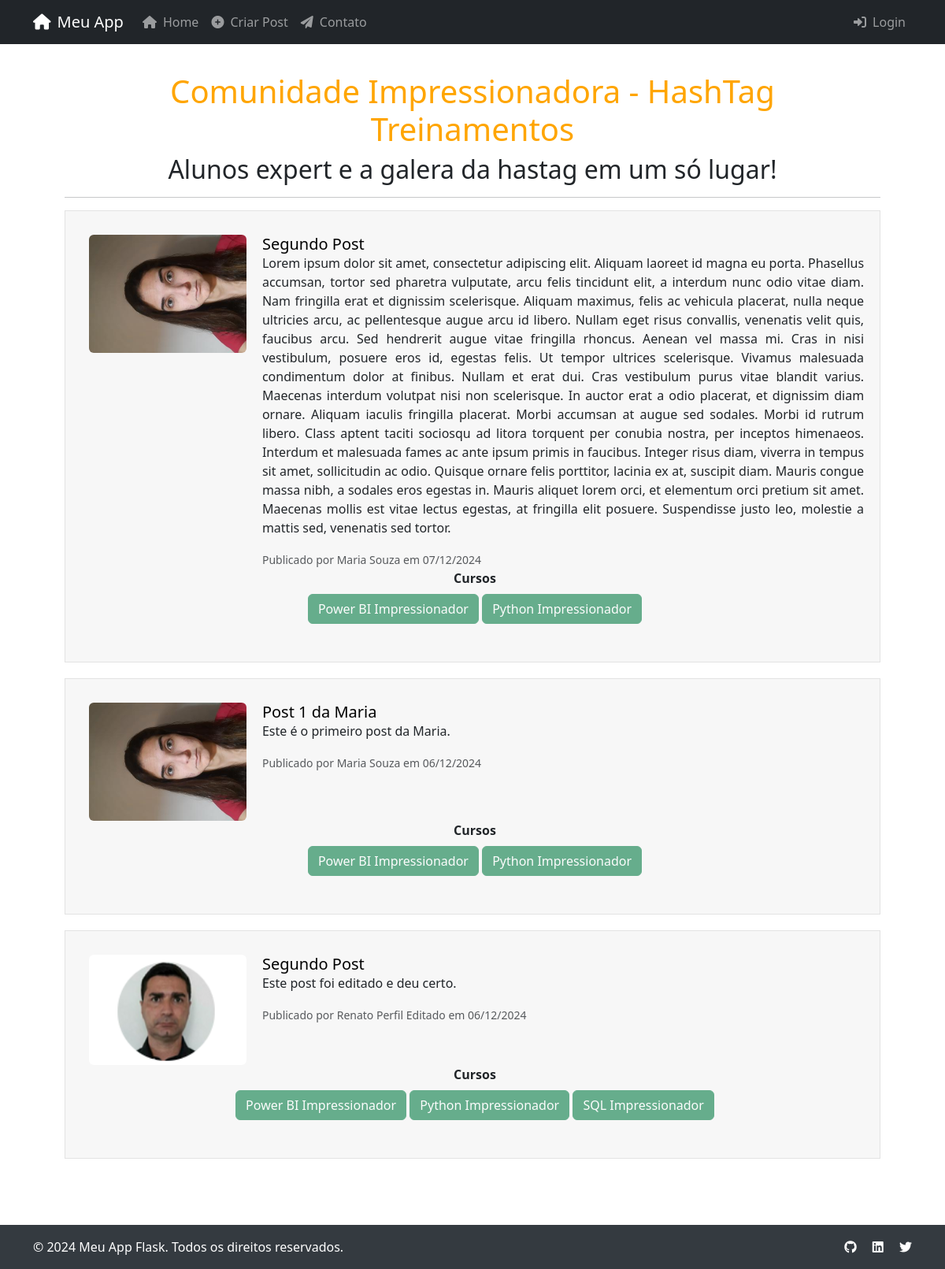
The page / on the database its author committed.
### comunidadeimpressionadora/models.py (models this page shows, shortened)
class Post(database.Model):
    id = database.Column(database.Integer, primary_key=True)
    titulo = database.Column(database.String(100), nullable=False)
    corpo = database.Column(database.Text, nullable=False)
    data_criacao = database.Column(database.DateTime, nullable=False, default=datetime.utcnow)
    id_usuario = database.Column(database.Integer, database.ForeignKey('usuario.id'), nullable=False)

class Usuario(database.Model, UserMixin ):
    id = database.Column(database.Integer, primary_key=True)
    nome = database.Column(database.String(30), nullable=False)
    email = database.Column(database.String(40), unique=True, nullable=False)
    senha = database.Column(database.String(60), nullable=False)
    foto_perfil = database.Column(database.String(20), nullable=False, default='default.jpg')
    cursos = database.Column(database.String(100), nullable=False, default='Não Informado')
    posts = database.relationship('Post', backref='autor', lazy=True)

### comunidadeimpressionadora/routes.py (the view)
@app.route('/')
def home():
    todos_posts = Post.query.order_by(Post.data_criacao.desc()).all()  # Obtém todos os posts em ordem decrescente pela data de criação
    return render_template('home.html', posts=todos_posts)

### comunidadeimpressionadora/templates/home.html (shortened to what this page needs)
{% extends "base.html" %}
{% block content %}
    <div class="container" style="width: 95%; margin: auto;">
        <h1 style="color: orange; text-align: center;">Comunidade Impressionadora - HashTag Treinamentos</h1>
        <h2 style="text-align: center;">Alunos expert e a galera da hastag em um só lugar!</h2>
        <hr>
    {% for post in posts %}
        <div style="padding-top:30px; padding-left:30px; background-color: #f7f7f7; border: 1px solid #e3e3e3; margin-bottom: 20px;">
            <div class="row">
                <div style="display: flex; align-items: start;">
                    <img src="{{ url_for('static', filename='fotos_perfil/{}'.format(post.autor.foto_perfil)) }}" class="rounded" width="200">
                    <div style="padding-left: 20px; padding-right: 20px;">
                        <a href="{{ url_for('exibir_post', post_id=post.id) }}" style="text-decoration: none; color: black;">
                            <h5 class="card-title">{{ post.titulo }}</h5>
                        </a>
                        <p class="card-text" style="text-align: justify;">{{ post.corpo }}</p>
                        <p class="card-text"><small class="text-muted">Publicado por {{ post.autor.nome }} em {{ post.data_criacao.strftime('%d/%m/%Y') }}</small></p>
                    </div>
                </div>
                <div class="row justify-content-center mb-5">
                    <div class="col col" style="text-align: center">
                        <strong>Cursos</strong><br>
                        {% for curso in post.autor.cursos.split(';') %}
                            <button type="button" class="btn btn-success mt-2" disabled>
                                {{ curso.strip() }}
                            </button>
                        {% endfor %}
                    </div>
                </div>
            </div>
        </div>
    {% endfor %}
    </div>
{% endblock %}

### comunidadeimpressionadora/templates/base.html (shortened to what this page needs)
<!DOCTYPE html>
<html lang="pt-BR">
<head>
    <link href="https://cdn.jsdelivr.net/npm/bootstrap@5.3.0/dist/css/bootstrap.min.css" rel="stylesheet">
    <link rel="stylesheet" href="https://cdnjs.cloudflare.com/ajax/libs/font-awesome/6.0.0/css/all.min.css">
    <link rel="stylesheet" type="text/css" href="{{ url_for('static', filename='main.css') }}">
</head>
<body>
    <header>
        {% include 'nav.html' %}
    </header>
    <main>
        <div class="container">
            <div class="row justify-content-center">
                <div class="col-12">
                    {% block content %}{% endblock %}
                </div>
            </div>
        </div>
    </main>
    <footer class="footer py-3">
        <div class="container">
            <div class="row">
                <div class="col-md-6 text-center text-md-start">
                    <span>&copy; 2024 Meu App Flask. Todos os direitos reservados.</span>
                </div>
                <div class="col-md-6 text-center text-md-end">
                    <a href="#" class="text-white me-3" aria-label="GitHub"><i class="fab fa-github"></i></a>
                    <a href="#" class="text-white me-3" aria-label="LinkedIn"><i class="fab fa-linkedin"></i></a>
                    <a href="#" class="text-white" aria-label="Twitter"><i class="fab fa-twitter"></i></a>
                </div>
            </div>
        </div>
    </footer>
</body>
</html>

### comunidadeimpressionadora/templates/nav.html (shortened to what this page needs)
<nav class="navbar navbar-expand-lg navbar-dark bg-dark">
    <div class="container">
        <a class="navbar-brand" href="{{ url_for('home') }}">
            <i class="fas fa-home me-2"></i>Meu App
        </a>
        <div class="collapse navbar-collapse" id="navbarNav">
            <ul class="navbar-nav me-auto">
                {% if current_user.is_authenticated %}
                    <li class="nav-item">
                        <a class="nav-link" href="{{ url_for('home') }}">
                            <i class="fas fa-home me-2"></i>Home
                        </a>
                    </li>
                    <li class="nav-item">
                        <a class="nav-link" href="{{ url_for('criar_post') }}">
                            <i class="fas fa-plus-circle me-2"></i>Criar Post
                        </a>
                    </li>
                    <li class="nav-item">
                        <a class="nav-link" href="{{ url_for('perfil') }}">
                            <i class="fas fa-user me-2"></i>Perfil
                        </a>
                    </li>
                    <li class="nav-item">
                        <a class="nav-link" href="{{ url_for('usuarios') }}">
                            <i class="fas fa-users me-2"></i>Usuários
                        </a>
                    </li>
                    <li class="nav-item"></li>
                    <a class="nav-link" href="{{ url_for('contato') }}">
                        <i class="fas fa-paper-plane me-2"></i>Contato
                    </a>
                </li>
                {% else %}
                    <li class="nav-item">
                        <a class="nav-link" href="{{ url_for('home') }}">
                            <i class="fas fa-home me-2"></i>Home
                        </a>
                    </li>
                    <li class="nav-item">
                        <a class="nav-link" href="{{ url_for('criar_post') }}">
                            <i class="fas fa-plus-circle me-2"></i>Criar Post
                        </a>
                    </li>
                        <a class="nav-link" href="{{ url_for('contato') }}">
                            <i class="fas fa-paper-plane me-2"></i>Contato
                        </a>
                {% endif %}
            </ul>
            <ul class="navbar-nav">
                {% if current_user.is_authenticated %}
                    <li class="nav-item">
                        <a class="nav-link" href="{{ url_for('sair') }}">
                            <i class="fas fa-sign-out-alt me-2"></i>Sair
                        </a>
                    </li>
                {% else %}
                    <li class="nav-item">
                        <a class="nav-link" href="{{ url_for('login') }}">
                            <i class="fas fa-sign-in-alt me-2"></i>Login
                        </a>
                    </li>
                {% endif %}
            </ul>
        </div>
    </div>
</nav>

### comunidadeimpressionadora/templates/base.html (style rules this page uses)
body { min-height: 100vh; display: flex; flex-direction: column; }
main { flex: 1; display: flex; align-items: center; justify-content: center; margin-bottom: 100px; padding: 20px; }
.footer { position: fixed; bottom: 0; width: 100%; background-color: #343a40; color: white; z-index: 1000; }

### rows shown on the page
Post: foto_perfil (picture), titulo "Segundo Post", corpo "Lorem ipsum dolor sit amet, consectetur adipiscing elit. Aliquam laoreet id magna eu porta. Phasellus accumsan, tortor sed pharetra vulputate, arcu felis tincidunt elit, a interdum nunc odio vitae diam. Nam fringilla erat et dignissim scelerisque. Aliquam maximus, felis ac vehicula placerat, nulla neque ultricies arcu, ac pellentesque augue arcu id libero. Nullam eget risus convallis, venenatis velit quis, faucibus arcu. Sed hendrerit augue vitae fringilla rhoncus. Aenean vel massa mi. Cras in nisi vestibulum, posuere eros id, egestas felis. Ut tempor ultrices scelerisque. Vivamus malesuada condimentum dolor at finibus. Nullam et erat dui. Cras vestibulum purus vitae blandit varius.…", autor.nome "Maria Souza", data_criacao "07/12/2024", strip "Power BI Impressionador" "Python Impressionador"
Post: foto_perfil (picture), titulo "Post 1 da Maria", corpo "Este é o primeiro post da Maria.", autor.nome "Maria Souza", data_criacao "06/12/2024", strip "Power BI Impressionador" "Python Impressionador"
Post: foto_perfil (picture), titulo "Segundo Post", corpo "Este post foi editado e deu certo.", autor.nome "Renato Perfil Editado", data_criacao "06/12/2024", strip "Power BI Impressionador" "Python Impressionador" "SQL Impressionador"
